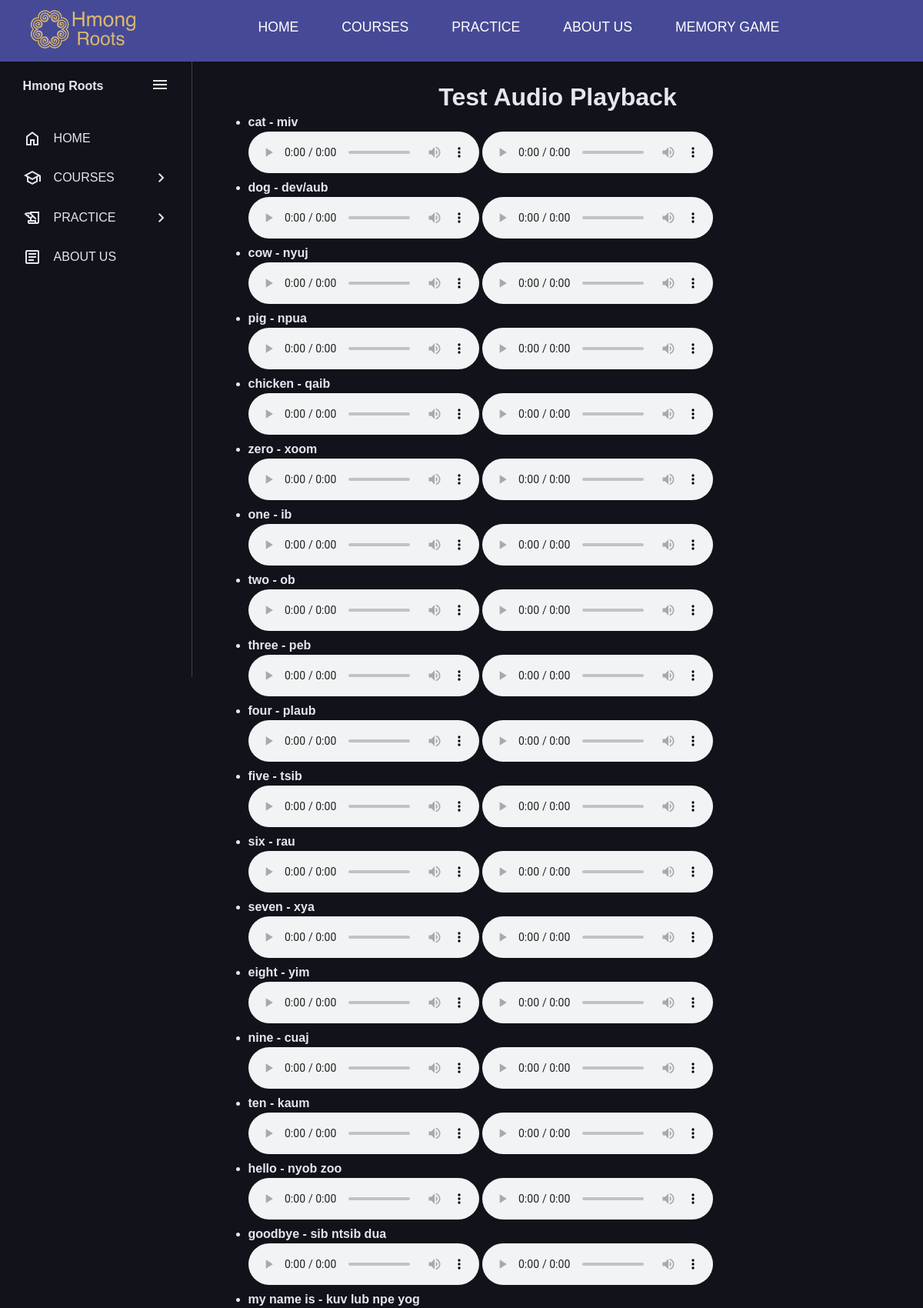
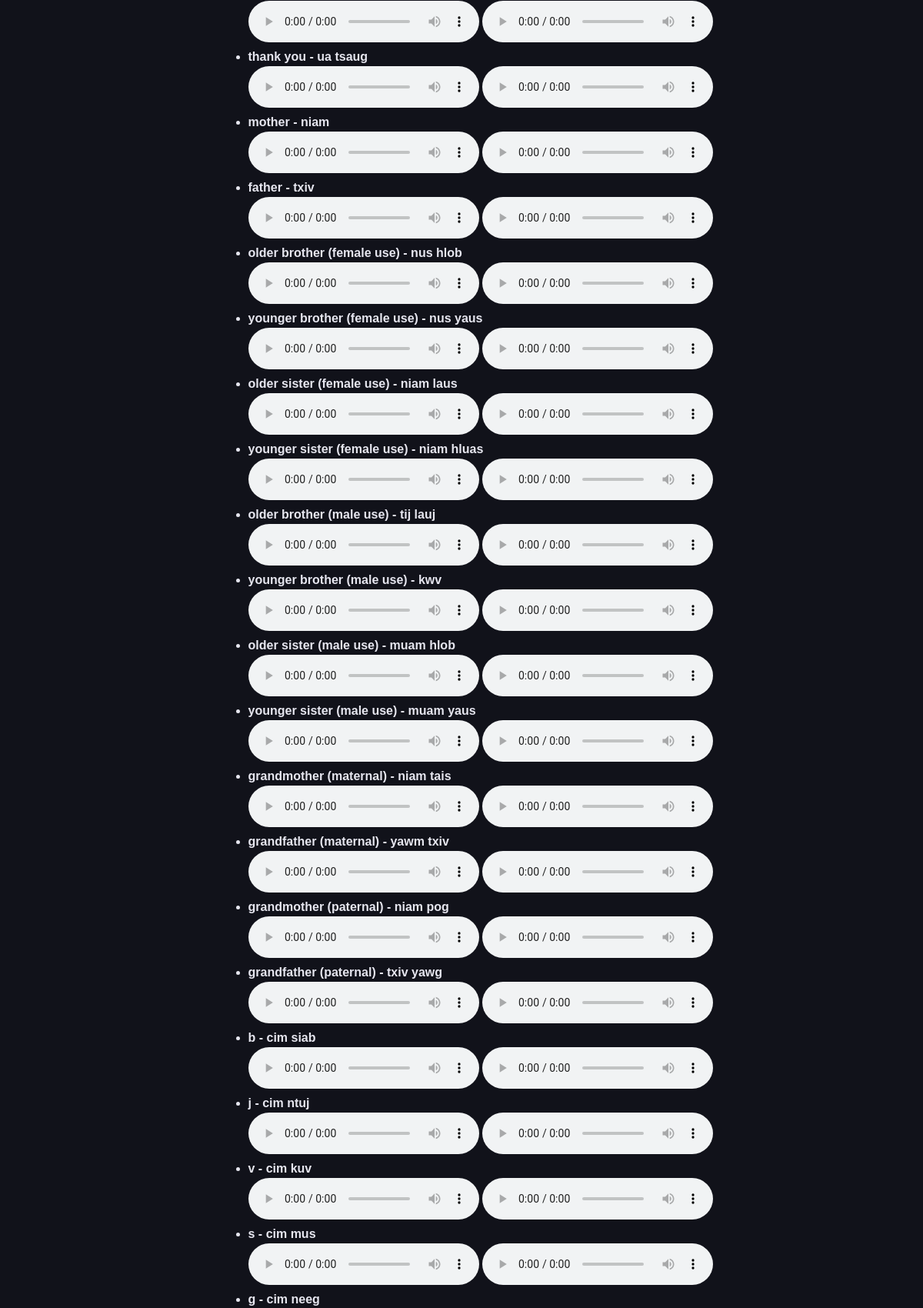
Screenshot of /play-audio/ (upper part) with the database file from the repository (2 pictures, top to bottom).
### main/models.py (models this page shows, shortened)
class Word(models.Model):
    english_word = models.CharField(max_length=255)
    hmong_word = models.CharField(max_length=255)
    category = models.CharField(max_length=255, blank=True, null=True)
    male_audio_url = models.TextField(blank=True, null=True)
    female_audio_url = models.TextField(blank=True, null=True)
    pronunciation_video_url = models.TextField(blank=True, null=True)
    real_video_url = models.TextField(blank=True, null=True)
    animated_video_url = models.TextField(blank=True, null=True)
    image_filename = models.CharField(max_length=255, blank=True, null=True)

### main/views.py (the view)
# urls.py: path('play-audio/', views.play_audio_test, name='play_audio_test'),  # Keep play_audio_test
def play_audio_test(request):
    words = Word.objects.all()
    return render(request, 'play_audio_test.html', {
        'words': words,
        'MEDIA_URL': settings.MEDIA_URL
    })

### main/templates/play_audio_test.html (shortened to what this page needs)
{% extends 'base.html' %}
{% load static %}
    {% block content %}
    <h1>Test Audio Playback</h1>
    <ul>
        {% for word in words %}
            <li>
                <strong>{{ word.english_word }} - {{ word.hmong_word }}</strong><br>
                <audio controls>
                    <source src="{{ MEDIA_URL }}{{ word.male_audio_url }}" type="audio/wav">
                </audio>
                <audio controls>
                    <source src="{{ MEDIA_URL }}{{ word.female_audio_url }}" type="audio/wav">
                </audio>
            </li>
        {% endfor %}
    </ul>
    {% endblock %}

### main/static/css/styles.css (style rules this page uses)
:root { --base-color: #11121a; --line-color: #42434a; --hover-color: #222533; --text-color: #e6e6ef; --accent-color: #f77062; --secondary-text-color: #b0b3c1; --secondary-color: #464A96; }
* { box-sizing: border-box; margin: 0; padding: 0; font-family: 'Poppins', sans-serif; }
html { line-height: 1.5rem; }
h1 { text-align: center; margin-top: 5px; margin-bottom: 5px; line-height: 1; }

### rows the page displays
Word: english_word "cat", hmong_word "miv"
Word: english_word "dog", hmong_word "dev/aub"
Word: english_word "cow", hmong_word "nyuj"
Word: english_word "pig", hmong_word "npua"
Word: english_word "chicken", hmong_word "qaib"
Word: english_word "zero", hmong_word "xoom"
Word: english_word "one", hmong_word "ib"
Word: english_word "two", hmong_word "ob"
Word: english_word "three", hmong_word "peb"
Word: english_word "four", hmong_word "plaub"
Word: english_word "five", hmong_word "tsib"
Word: english_word "six", hmong_word "rau"
Word: english_word "seven", hmong_word "xya"
Word: english_word "eight", hmong_word "yim"
Word: english_word "nine", hmong_word "cuaj"
Word: english_word "ten", hmong_word "kaum"
Word: english_word "hello", hmong_word "nyob zoo"
Word: english_word "goodbye", hmong_word "sib ntsib dua"
Word: english_word "my name is", hmong_word "kuv lub npe yog"
Word: english_word "thank you", hmong_word "ua tsaug"
Word: english_word "mother", hmong_word "niam"
Word: english_word "father", hmong_word "txiv"
Word: english_word "older brother (female use)", hmong_word "nus hlob"
Word: english_word "younger brother (female use)", hmong_word "nus yaus"
Word: english_word "older sister (female use)", hmong_word "niam laus"
Word: english_word "younger sister (female use)", hmong_word "niam hluas"
Word: english_word "older brother (male use)", hmong_word "tij lauj"
Word: english_word "younger brother (male use)", hmong_word "kwv"
Word: english_word "older sister (male use)", hmong_word "muam hlob"
Word: english_word "younger sister (male use)", hmong_word "muam yaus"
Word: english_word "grandmother (maternal)", hmong_word "niam tais"
Word: english_word "grandfather (maternal)", hmong_word "yawm txiv"
Word: english_word "grandmother (paternal)", hmong_word "niam pog"
Word: english_word "grandfather (paternal)", hmong_word "txiv yawg"
Word: english_word "b", hmong_word "cim siab"
Word: english_word "j", hmong_word "cim ntuj"
Word: english_word "v", hmong_word "cim kuv"
Word: english_word "s", hmong_word "cim mus"
Word: english_word "g", hmong_word "cim neeg"
